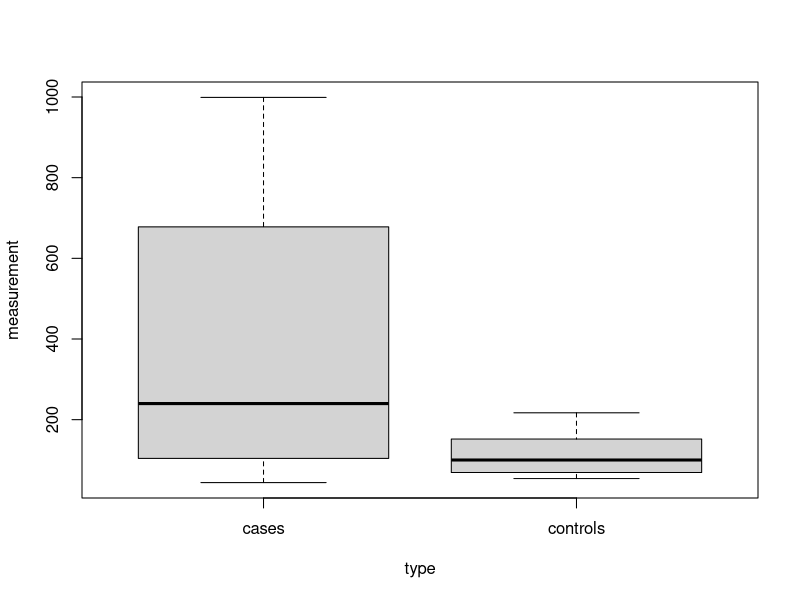

Generate this figure with R: (Note: this script raises an error after producing the figure.)
#
# getwd()
# setwd("c:/Documents/my/working/directory")
# 

dat <- read.csv("data/example-data.csv")

t.test(measurement ~ type, data = dat)

boxplot(measurement ~ type, data = dat)
points(measurement ~ type, data = dat)

points(measurement ~ jitter(as.numeric(type)), data = dat)

dat <- dat[dat$measurement!=999, ]

t.test(measurement ~ type, data = dat)


